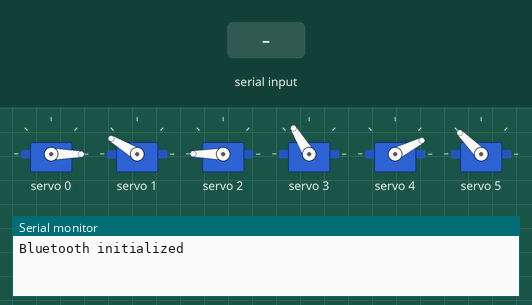
This sketch was run on a simulated ESP32. Shown: 6 × servo, the last lines printed to the serial monitor. The inputs (shaded band) are chosen by the test bench. Nothing arrives over Bluetooth unless stated.

Above: at 1.3 s.
1.4 s: "S2" received over the second serial link
At 2.89 s:
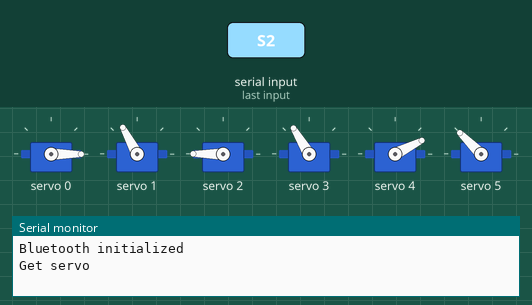
4.4 s: "Run" received over the second serial link
At 6.29 s:
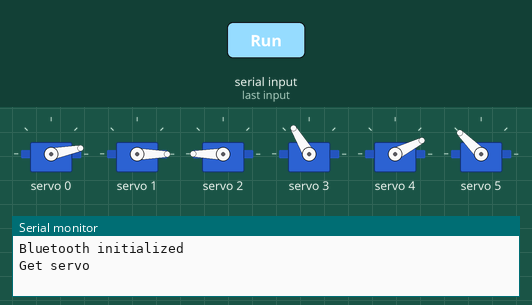
7.4 s: "Pause" received over the second serial link
At 9.1 s:
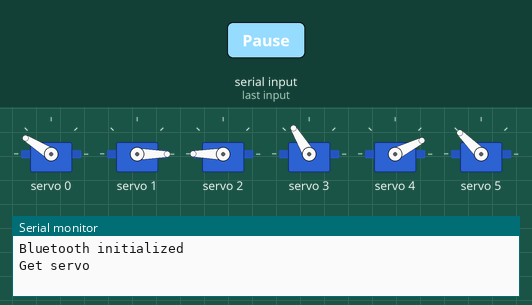
9.8 s: "S3" received over the second serial link
At 11.31 s:
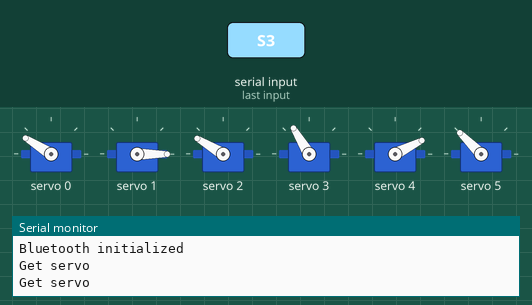
12.8 s: "S1" received over the second serial link
Timing chart, 0 to 18.5 s (numbered marks = the images above; inputs shaded):
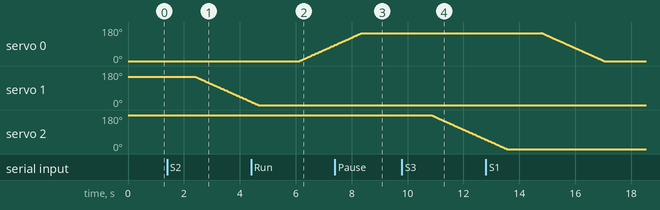

Measured:
- after the input at 1.4 s, servo 1: moves from 149° to 18° over 2.0 s, starting after 1.0 s
- after the input at 4.4 s, servo 0: moves from 0° to 85° over 1.3 s, starting after 1.7 s
- after the input at 7.4 s, servo 1: stays 0° (without the input it goes to 1° after 1.2 s)
- after the input at 9.8 s, servo 2: moves from 180° to 50° over 1.9 s, starting after 1.0 s

The sketch:

RobotArmVersion1.ino
```cpp
#include <BluetoothSerial.h>
#include <Wire.h>
#include <Adafruit_PWMServoDriver.h>

#define SERVOMIN  80 // This is the 'minimum' pulse length count (out of 4096)
#define SERVOMAX  600 // This is the 'maximum' pulse length count (out of 4096)
#define SERVO_FREQ 50 // Analog servos run at ~50 Hz updates
#define MAX_POSITION_CAPACITY 10 // Analog servos run at ~50 Hz updates

BluetoothSerial SerialBT;

enum {
  SERVO1,
  SERVO2,
  SERVO3,
  SERVO4,
  SERVO5,
  SERVO6
};

typedef struct {
  String command;
  String value;
} DATA_PACKAGE;

DATA_PACKAGE DataPackage = {"", ""};

unsigned char DegreePositionBefore[6] = {0, 120, 144, 100, 31, 110};
unsigned char DegreePositionAfter[MAX_POSITION_CAPACITY][6] = {{120, 120, 160, 20, 20, 180}};
char ServoOrder[MAX_POSITION_CAPACITY][6] = { {SERVO1, SERVO2, SERVO3, SERVO4, SERVO5, SERVO6} };
unsigned char IndexSaved = 2;

String Dataln = "";

int SpeedDelay = 20;

Adafruit_PWMServoDriver pwm = Adafruit_PWMServoDriver(0x40);

void callback(esp_spp_cb_event_t event, esp_spp_cb_param_t *param){
  if(event == ESP_SPP_SRV_OPEN_EVT)
  {
    Serial.println("A client is connected to ESP32");
  }
}

void setup() {
  Serial.begin(9600);

  SerialBT.register_callback(callback);
  if(!SerialBT.begin("ESP32-Bluetooth"))
  {
    Serial.println("An error occurred initializing Bluetooth");
  }
  else{
    Serial.println("Bluetooth initialized");
  }
  pwm.begin();

  pwm.setPWMFreq(SERVO_FREQ);
  delay(10);

  setDegreeServo(SERVO1, DegreePositionBefore[0]); delay(20);
  setDegreeServo(SERVO2, DegreePositionBefore[1]); delay(20);
  setDegreeServo(SERVO3, DegreePositionBefore[2]); delay(20);
  setDegreeServo(SERVO4, DegreePositionBefore[3]); delay(20);
  setDegreeServo(SERVO5, DegreePositionBefore[4]); delay(20);
  setDegreeServo(SERVO6, DegreePositionBefore[5]); delay(20);
}

void setDegreeServo(int servo,int positionDegree)
{
  int pulse = map(positionDegree, 0, 180, SERVOMIN, SERVOMAX);

  pwm.setPWM(servo, 0, pulse);
}

void runOneServo(int servo, int beforeDegree, int afterDegree)
{
  while (beforeDegree != afterDegree)
  {
    setDegreeServo(servo, beforeDegree);
    if (beforeDegree > afterDegree)
    {
      beforeDegree--;
    }
    else
    {
      beforeDegree++;
    }
    delay(SpeedDelay);
  }
}

void runServos(DATA_PACKAGE *dataPackage, unsigned char current[], unsigned char nextPosition[][6], char order[][6])
{
  while(true)
  {
    for (int i = 0; i <= IndexSaved; i++)
    {
      for (int j = 0; j < 6; j++)
      {
        runOneServo(order[i][j], current[order[i][j]], nextPosition[i][order[i][j]]);
        current[order[i][j]] = nextPosition[i][order[i][j]];

        if (SerialBT.available() > 0)
        {
          handleDataFromBluetooth(dataPackage);
          String temp = dataPackage->command;

          if (temp.startsWith("Pause"))
          {
            return;
          }
          else if (temp.startsWith("V"))
          {
            SpeedDelay = 110 - dataPackage->value.toInt();
          }
        }
      } // end loop 2
    } // end loop 1
  } // end infinity loop
}

int savePositionServo(DATA_PACKAGE *dataPackage, unsigned char current[], unsigned char nextPosition[][6], char order[][6])
{
  if (IndexSaved < MAX_POSITION_CAPACITY)
  {
    for (int i = 0; i < 6; i++)
    {
      nextPosition[IndexSaved][i] = current[i];
    }
    order[IndexSaved][0] = dataPackage->value.substring(1,2).toInt()-1;
    order[IndexSaved][1] = dataPackage->value.substring(3,4).toInt()-1;
    order[IndexSaved][2] = dataPackage->value.substring(5,6).toInt()-1;
    order[IndexSaved][3] = dataPackage->value.substring(7,8).toInt()-1;
    order[IndexSaved][4] = dataPackage->value.substring(9,10).toInt()-1;
    order[IndexSaved][5] = dataPackage->value.substring(11,12).toInt()-1;
    IndexSaved++;

    // for (int i = 0; i < 6; i++)
    // {
    //   Serial.println((int)order[IndexSaved-1][i]);
    // }
    return 0;
  }
  return -1;
}

void resetPositionServo()
{
  IndexSaved = 0;
}

String getLatestBluetoothValue(String dataln)
{
  int i = dataln.length()-1;

  while (true)
  {
    if (!(dataln[i] >= '0' && dataln[i] <= '9')) break;
    i--;
  }
  return dataln.substring(i, dataln.length());
}

void handleDataFromBluetooth(DATA_PACKAGE *dataPackage)
{
  String dataln = SerialBT.readString();

  if (dataln.startsWith("Run"))
  {
    dataPackage->command = "Run";
  }
  else if (dataln.startsWith("Pause"))
  {
    dataPackage->command = "Pause";
  }
  else if (dataln.startsWith("Reset"))
  {
    dataPackage->command = "Reset";
  }
  else if (dataln.startsWith("SP"))
  {
    dataPackage->command = "SP"; // Set position
    dataPackage->value = dataln.substring(2, dataln.length());
  }
  else if (dataln.startsWith("V")) // Velocity
  {
    String temp = getLatestBluetoothValue(dataln);

    dataPackage->command = "V";
    dataPackage->value = dataln.substring(1, dataln.length());
  }
  else
  {
    String temp = getLatestBluetoothValue(dataln);

    dataPackage->command = temp.substring(0, 2);
    dataPackage->value = temp.substring(2, temp.length());
  }
}

void loop() {
  // put your main code here, to run repeatedly:
  if (SerialBT.available() > 0)
  {
    handleDataFromBluetooth(&DataPackage);

    if (DataPackage.command.startsWith("Run"))
    {
      runServos(&DataPackage, DegreePositionBefore, DegreePositionAfter, ServoOrder);
    }
    else if (DataPackage.command.startsWith("Reset"))
    {
      Serial.println("Get reset");
      resetPositionServo();
    }
    else if (DataPackage.command.startsWith("SP"))
    {
      Serial.println("Get save");
      savePositionServo(&DataPackage, DegreePositionBefore, DegreePositionAfter, ServoOrder);
    }
    else if (DataPackage.command.startsWith("V"))
    {
      Serial.println("Get speed");
      SpeedDelay = 110 - DataPackage.value.toInt();
      Serial.println(SpeedDelay);
    }
    else
    {
      Serial.println("Get servo");

      int currentDegree = DataPackage.value.toInt();

      if (DataPackage.command.startsWith("S1"))
      {
        runOneServo(SERVO1, DegreePositionBefore[SERVO1], currentDegree);
        DegreePositionBefore[SERVO1] = currentDegree;
      }
      else if (DataPackage.command.startsWith("S2"))
      {
        runOneServo(SERVO2, DegreePositionBefore[SERVO2], currentDegree);
        DegreePositionBefore[SERVO2] = currentDegree;
      }
      else if (DataPackage.command.startsWith("S3"))
      {
        runOneServo(SERVO3,DegreePositionBefore[SERVO3], currentDegree);
        DegreePositionBefore[SERVO3] = currentDegree;
      }
      else if (DataPackage.command.startsWith("S4"))
      {
        runOneServo(SERVO4, DegreePositionBefore[SERVO4], currentDegree);
        DegreePositionBefore[SERVO4] = currentDegree;
      }
      else if (DataPackage.command.startsWith("S5"))
      {
        runOneServo(SERVO5, DegreePositionBefore[SERVO5], currentDegree);
        DegreePositionBefore[SERVO5] = currentDegree;
      }
      else if (DataPackage.command.startsWith("S6"))
      {
        runOneServo(SERVO6, DegreePositionBefore[SERVO6], currentDegree);
        DegreePositionBefore[SERVO6] = currentDegree;
      }
    } // end else
  }
  delay(10);
}
```
